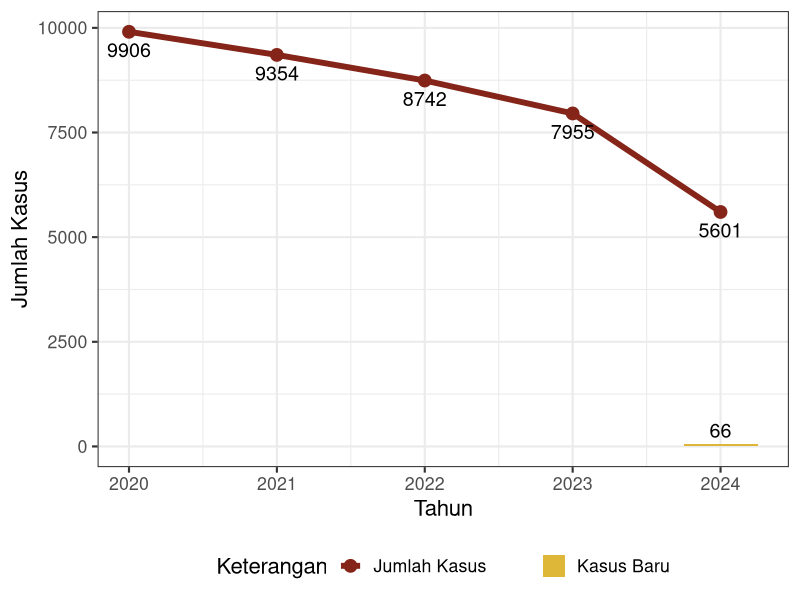
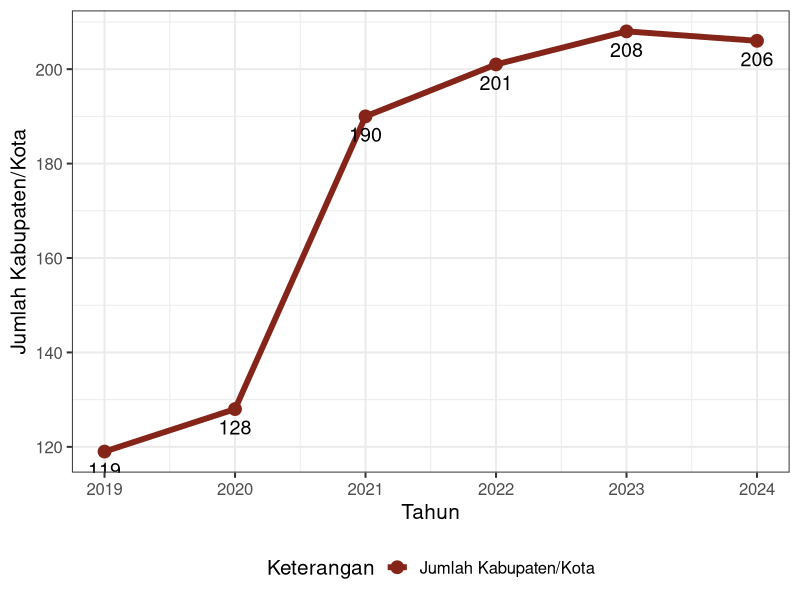
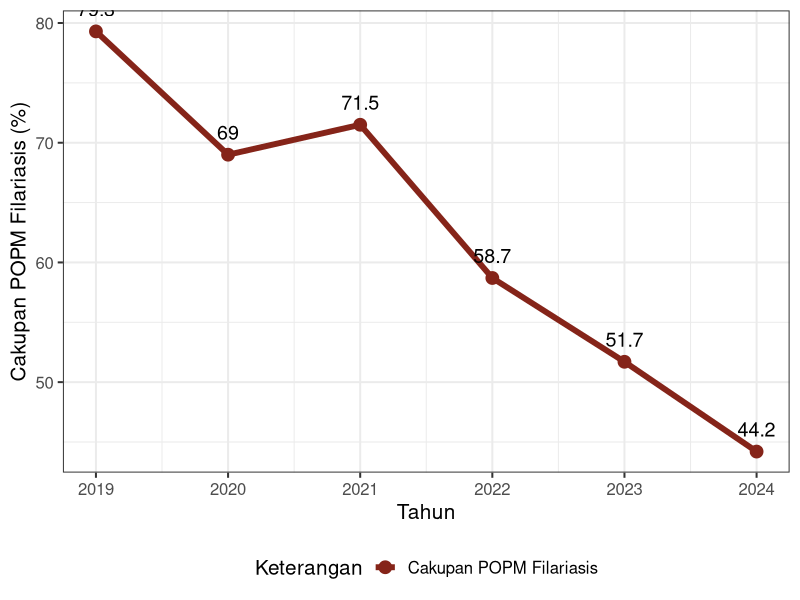

Write R code to recreate these figures, in order.
## ---- chunk 1
#| fig-width: 9
#| fig-height: 5
#| out-width: "100%"
#| echo: false

library(ggplot2)

data_kasus <- data.frame(
  tahun = 2020:2024,
  jumlah_kasus = c(9906, 9354, 8742, 7955, 5601),
  kasus_baru = c(NA, NA, NA, NA, 66)
)

ggplot(data_kasus, aes(x = tahun)) +
  # 1. Pindahkan color dan fill ke dalam aes()
  geom_line(aes(y = jumlah_kasus, color = "Jumlah Kasus"), linewidth = 2) +
  geom_point(aes(y = jumlah_kasus, color = "Jumlah Kasus"), size = 4) +
  geom_col(aes(y = kasus_baru, fill = "Kasus Baru"), width = 0.5, alpha = 1) +
  
  # 2. Tentukan warna manual agar sesuai keinginan Anda
  scale_color_manual(name = "Keterangan", values = c("Jumlah Kasus" = "#852419FF")) +
  scale_fill_manual(name = "", values = c("Kasus Baru" = "#DEB738FF")) +
  
  # Text labels (tetap seperti semula)
  geom_text(aes(y = jumlah_kasus, label = jumlah_kasus), vjust = 1.7, size = 5) +
  geom_text(aes(y = kasus_baru, label = kasus_baru), vjust = -0.4, size = 5)  +
  labs(x = "Tahun", y = "Jumlah Kasus") +
  theme_bw(base_size = 16) +
  # 3. Opsional: Pindahkan legenda ke bawah agar plot lebih luas
  theme(legend.position = "bottom")
## ---- chunk 2
#| fig-width: 9
#| fig-height: 5
#| out-width: "80%"
#| echo: false

library(ggplot2)

data_mikrofilaria <- data.frame(
  tahun = 2019:2024,
  jumlah_kabkota = c(119, 128, 190, 201, 208, 206)
)

ggplot(data_mikrofilaria, aes(x = tahun)) +
  # 1. Pindahkan color dan fill ke dalam aes()
  geom_line(aes(y = jumlah_kabkota, color = "Jumlah Kabupaten/Kota"), linewidth = 2) +
  geom_point(aes(y = jumlah_kabkota, color = "Jumlah Kabupaten/Kota"), size = 4) +
  
  # 2. Tentukan warna manual agar sesuai keinginan Anda
  scale_color_manual(name = "Keterangan", values = c("Jumlah Kabupaten/Kota" = "#852419FF")) +
  
  # Text labels (tetap seperti semula)
  geom_text(aes(y = jumlah_kabkota, label = jumlah_kabkota), vjust = 1.7, size = 5) +
  labs(x = "Tahun", y = "Jumlah Kabupaten/Kota") +
  theme_bw(base_size = 15) +
  # 3. Opsional: Pindahkan legenda ke bawah agar plot lebih luas
  theme(legend.position = "bottom")
## ---- chunk 3
#| fig-width: 9
#| fig-height: 5
#| out-width: "100%"
#| echo: false

library(ggplot2)

data_popm <- data.frame(
  tahun = 2019:2024,
  cakupan_popm = c(79.3, 69, 71.5, 58.7, 51.7, 44.2)
)

ggplot(data_popm, aes(x = tahun)) +
  # 1. Pindahkan color dan fill ke dalam aes()
  geom_line(aes(y = cakupan_popm, color = "Cakupan POPM Filariasis"), linewidth = 2) +
  geom_point(aes(y = cakupan_popm, color = "Cakupan POPM Filariasis"), size = 4) +
  
  # 2. Tentukan warna manual agar sesuai keinginan Anda
  scale_color_manual(name = "Keterangan", values = c("Cakupan POPM Filariasis" = "#852419FF")) +
  
  # Text labels (tetap seperti semula)
  geom_text(aes(y = cakupan_popm, label = cakupan_popm), vjust = -1, size = 5) +
  labs(x = "Tahun", y = "Cakupan POPM Filariasis (%)") +
  theme_bw(base_size = 15) +
  # 3. Opsional: Pindahkan legenda ke bawah agar plot lebih luas
  theme(legend.position = "bottom")
